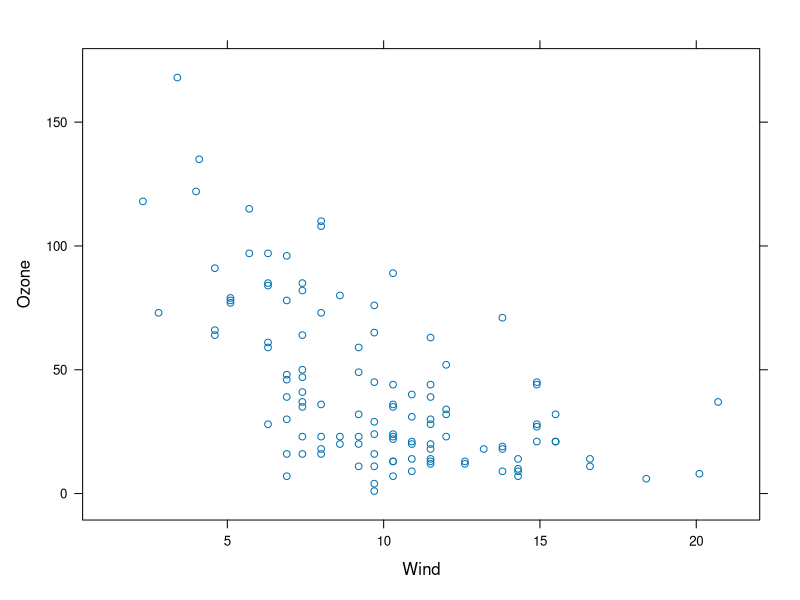
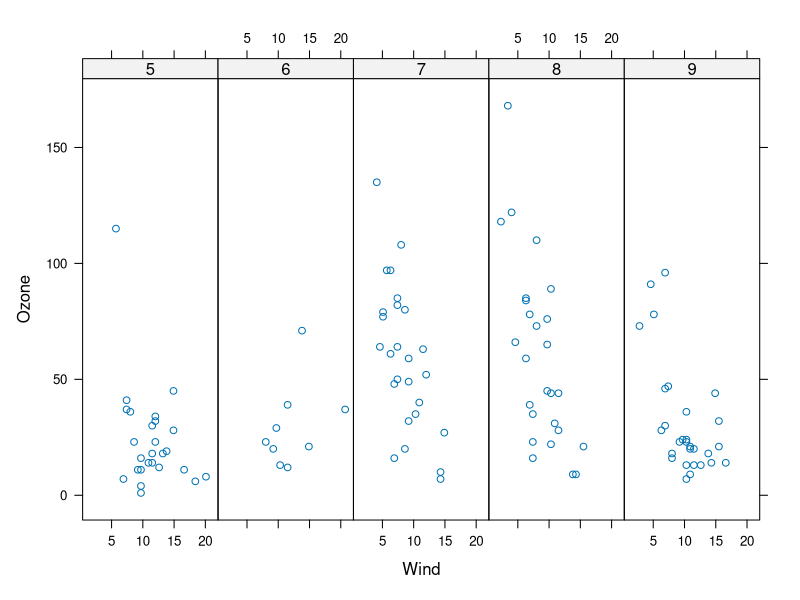

These figures' R source, in order:
library(lattice)
library(datasets)

xyplot(Ozone ~ Wind, data = airquality)
airquality <- transform(airquality, Month = factor(Month))
p <-xyplot(Ozone ~ Wind| Month, data = airquality, layout = c(5,1))
print(p)   #show the plot after print
